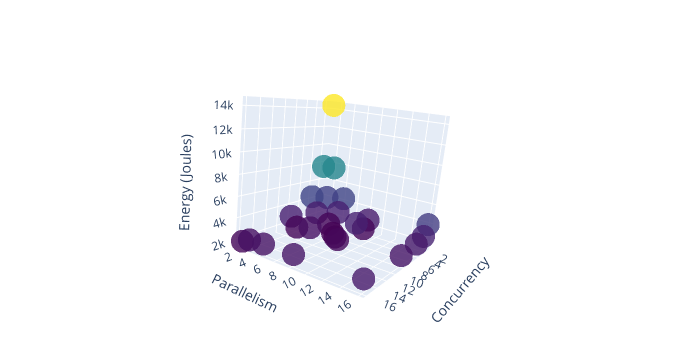

Notebook code cell kept with this figure:
### Code cell
fig_energy = go.Figure(data=[go.Scatter3d(
    x=df['concurrency'],
    y=df['parallelism'],
    z=df['energy'],
    mode='markers',
    marker=dict(size=8, color=df['energy'], colorscale='Viridis', opacity=0.8)
)])

fig_energy.update_layout(scene=dict(
                    xaxis_title='Concurrency',
                    yaxis_title='Parallelism',
                    zaxis_title='Energy (Joules)'),
                    width=700,
                    margin=dict(r=20, b=10, l=10, t=10)
                  )
pyo.iplot(fig_energy)

### Figure 1 — Plotly figure (JSON) as saved in the notebook; plotly's stock layout.template omitted (floating-point values rounded to 4 significant figures)
{"data": [{"marker": {"color": [14380.0, 7469.0, 4237.0, 2590.0, 3902.0, 7558.0, 4132.0, 2772.0, 1793.0, 2860.0, 4308.0, 2657.0, 1789.0, 2796.0, 2512.0, 1638.0, 1692.0, 2741.0, 1774.0, 2175.0, 1884.0, 2352.0, 1779.0, 2164.0, 2269.0, 2351.0, 2522.0], "colorscale": [[0, "#440154"], [0.1111, "#482878"], [0.2222, "#3e4989"], [0.3333, "#31688e"], [0.4444, "#26828e"], [0.5556, "#1f9e89"], [0.6667, "#35b779"], [0.7778, "#6ece58"], [0.8889, "#b5de2b"], [1, "#fde725"]], "opacity": 0.8, "size": 8}, "mode": "markers", "type": "scatter3d", "x": [1, 1, 1, 1, 1, 2, 2, 2, 2, 2, 4, 4, 4, 4, 4, 6, 7, 8, 8, 8, 8, 8, 16, 16, 16, 16, 16], "y": [1, 2, 4, 8, 16, 1, 2, 4, 8, 16, 1, 2, 4, 8, 16, 6, 7, 1, 2, 4, 8, 16, 1, 2, 4, 8, 16], "z": [14380.0, 7469.0, 4237.0, 2590.0, 3902.0, 7558.0, 4132.0, 2772.0, 1793.0, 2860.0, 4308.0, 2657.0, 1789.0, 2796.0, 2512.0, 1638.0, 1692.0, 2741.0, 1774.0, 2175.0, 1884.0, 2352.0, 1779.0, 2164.0, 2269.0, 2351.0, 2522.0]}], "layout": {"height": 360, "margin": {"b": 10, "l": 10, "r": 20, "t": 10}, "scene": {"aspectmode": "auto", "aspectratio": {"x": 1, "y": 1, "z": 1}, "camera": {"center": {"x": 0, "y": 0, "z": 0}, "eye": {"x": 2.364, "y": 1.426, "z": 0.6059}, "projection": {"type": "perspective"}, "up": {"x": 0.07936, "y": -0.0735, "z": 0.9941}}, "xaxis": {"title": {"text": "Concurrency"}, "type": "linear"}, "yaxis": {"title": {"text": "Parallelism"}, "type": "linear"}, "zaxis": {"title": {"text": "Energy (Joules)"}, "type": "linear"}}, "width": 700}}
